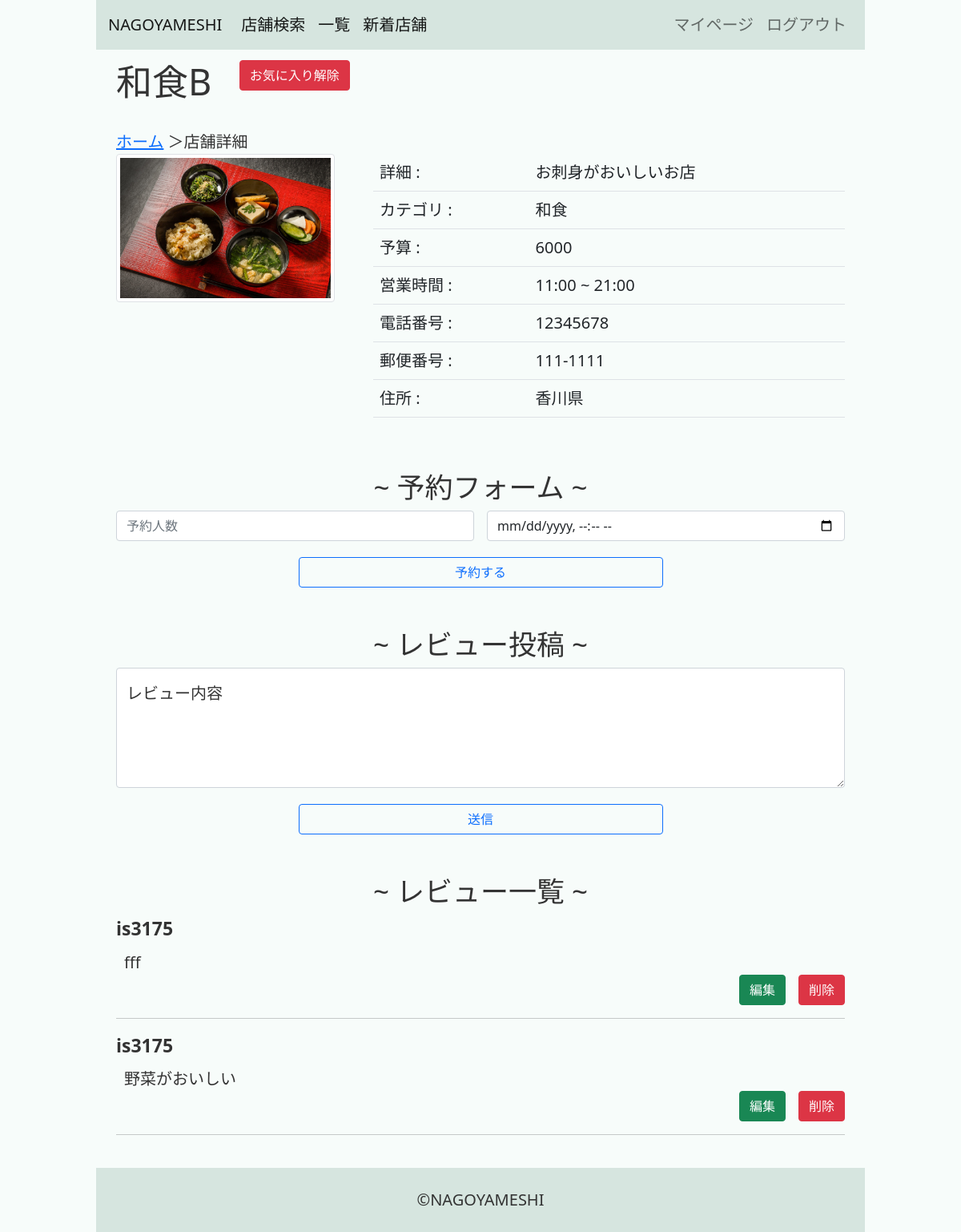
The app's page /restaurant/9/ (signed in) with its own data.
### nagoyameshiapp/models.py (models this page shows, shortened)
class Restaurant(models.Model):
    category    = models.ForeignKey(Category, verbose_name="カテゴリ", on_delete=models.CASCADE)
    name        = models.CharField(verbose_name="名前", max_length=50)
    image       = models.ImageField(verbose_name="画像", upload_to="nagoyameshiapp/restaurant/image/",blank=True,null=True)
    description = models.CharField(verbose_name="店舗説明", max_length=500)
    start_at    = models.TimeField(verbose_name="営業開始時間", default=timezone.now)
    end_at      = models.TimeField(verbose_name="営業終了時間", default=timezone.now)
    cost        = models.PositiveIntegerField(verbose_name="価格帯", blank=True, null=True)
    post_code   = models.CharField(verbose_name="郵便番号", max_length=8, blank=True, null=True)
    address     = models.CharField(verbose_name="住所", max_length=100, blank=True)
    tel         = models.CharField(verbose_name="電話番号", max_length=11, blank=True, null=True)
    created_at  = models.DateTimeField(verbose_name="投稿日時", default=timezone.now)
    updated_at  = models.DateTimeField(verbose_name="更新日時", auto_now=True)

class Category(models.Model):
    name        = models.CharField(verbose_name="名前", max_length=15)
    created_at  = models.DateTimeField(verbose_name="作成日時", default=timezone.now)
    updated_at  = models.DateTimeField(verbose_name="更新日時", auto_now=True)
    def __str__(self):
        return self.name

class Review(models.Model):
    restaurant  = models.ForeignKey(Restaurant, verbose_name="店舗", on_delete=models.CASCADE)
    user        = models.ForeignKey(User, verbose_name="投稿者", on_delete=models.CASCADE)
    content     = models.CharField(verbose_name="内容", max_length=100)
    created_at  = models.DateTimeField(verbose_name="投稿日時", default=timezone.now)
    updated_at  = models.DateTimeField(verbose_name="更新日時", auto_now=True)

### nagoyameshiapp/views.py (the view)
class RestaurantView(LoginRequiredMixin,View):
    def get(self, request, pk, *args, **kwargs):
        context = {}
        context["restaurant"] = Restaurant.objects.filter(id=pk).first()
        context["reviews"]    = Review.objects.filter(restaurant=pk)
        if Favorite.objects.filter(restaurant=pk, user=request.user):
            context["is_favorite"] = True
        else:
            context["is_favorite"] = False
        return render(request, "nagoyameshiapp/restaurant.html", context)

### templates/nagoyameshiapp/restaurant.html (shortened to what this page needs)
{% extends "nagoyameshiapp/base.html" %}
{% block main %}
<article>
    <div class="restaurant_name">
        <h1 >{{ restaurant.name }}</h1>
        <form action="{% url 'nagoyameshiapp:favorite' restaurant.id %}" method="post">
            <div class="d-grid gap-2 col-6 mx-auto">
                {% if is_favorite %}
                <input class="btn btn-danger" type="submit" value="お気に入り解除">
                {% else %}
                <input class="btn btn-success" type="submit" value="お気に入り登録">
                {% endif %}
            </div>
        </form>
    </div>
    <a href="{% url 'nagoyameshiapp:index' %}" style="font-size: 20px;">ホーム</a>
    ＞店舗詳細
    <div class="restaurant_table gap-5">
        <img class="img-thumbnail" src="{{ restaurant.image.url }}" style="width: 30% ; height: 30%;">
        <table class="table">
            <tr>
                <td>
                    <span>詳細 :</span>
                </td>
                <td>
                    <span>{{ restaurant.description }}</span>
                </td>
            </tr>
            <tr>
                <td>
                    <span>カテゴリ :</span>
                </td>
                <td>
                    <span>{{ restaurant.category }}</span>
                </td>
            </tr>
            <tr>
                <td>
                    <span>予算 :</span>
                </td>
                <td>
                    <span>{{ restaurant.cost }}</span>
                </td>
            </tr>
            <tr>
                <td>
                    <span>営業時間 :</span>
                </td>
                <td>
                    <span>{{ restaurant.start_at }} ~ {{ restaurant.end_at }}</span>
                </td>
            </tr>
            <tr>
                <td>
                    <span>電話番号 :</span>
                </td>
                <td>
                    <span>{{ restaurant.tel }}</span>
                </td>
            </tr>
            <tr>
                <td>
                    <span>郵便番号 :</span>
                </td>
                <td>
                    <span>{{ restaurant.post_code }}</span>
                </td>
            </tr>
            <tr>
                <td>
                    <span>住所 :</span>
                </td>
                <td>
                    <span>{{ restaurant.address }}</span>
                </td>
            </tr>
        </table>
    </div>
    <h2 class="subtitle">~ 予約フォーム ~</h2>
    <form action="{% url 'nagoyameshiapp:reservation' restaurant.id %}" method="post">
        <div class="reservation_input gap-3">
            <input class="form-control" type="number" min="1" name="headcount" placeholder="予約人数" style="width: 50%;">
            <input class="form-control" type="datetime-local" name="datetime" placeholder="予約日時"  style="width: 50%;">
        </div>
        <div class="d-grid gap-2 col-6 mx-auto">
            <input class="btn btn-outline-primary" type="submit" value="予約する"style="margin-top: 20px;">
        </div>
    </form>
    <h2 class="subtitle">~ レビュー投稿 ~</h2>
    <form action="{% url 'nagoyameshiapp:review' restaurant.id %}" method="post">
        <div class="form-floating">
            <textarea class="form-control" name="content" placeholder="Leave a comment here" id="floatingTextarea2" style="height: 150px; width: 100%;"></textarea>
            <label for="floatingTextarea2">レビュー内容</label>
            <div class="d-grid gap-2 col-6 mx-auto">
               <button class="btn btn-outline-primary" type="submit" style="margin-top: 20px;">送信</button>
            </div>
        </div>
    </form>
    <h2 class="subtitle">~ レビュー一覧 ~</h2>
    {% for review in reviews %}
    <div>
        <div id="reviewuser">{{ review.user }}</div>
        <div id="reviewcontent">{{ review.content }}</div>
        {% if request.user == review.user %}
        <div class="d-flex justify-content-end gap-3">
            <a href="{% url 'nagoyameshiapp:review_edit' review.id %}" class="btn btn-success" >編集</a>
            <form action="{% url 'nagoyameshiapp:review_delete' review.id %}" method="post">
                <input type="submit" value="削除" class="btn btn-danger ">
            </form>
        </div>
        {% endif %}
        <hr>
    </div>
    {% endfor %}
</article>
{% endblock %}

### static/style.css (style rules this page uses)
body { background-color: #f7fcfa; padding-top: 50px; padding-left: 10%; padding-right: 10%; color: #333; font-size: 20px; }
article { padding: 25px; }
h1 { font-size: 45px; }
h2 { font-size: 35px; }
.subtitle { text-align: center; padding-top: 50px; }
#reviewuser { font-weight: bold; font-size: 23px; padding-bottom: 10px; }
#reviewcontent { margin-left: 10px; }
.restaurant_name { display: flex; margin-bottom: 25px; }
.restaurant_table { display: flex; }
.reservation_input { display: flex; }

### records on screen
Restaurant: name "和食B", image (picture), description "お刺身がおいしいお店", category "和食", cost "6000", start_at "11:00", end_at "21:00", tel "12345678", post_code "111-1111", address "香川県"
Review: user "is3175", content "fff"
Review: user "is3175", content "野菜がおいしい"
